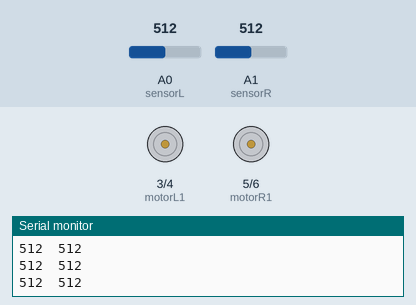
Recording of a sketch running on a simulated Arduino Uno, built with avr-gcc and run on an emulated ATmega328P. Parts: motor-driver pin pairs drawn as motors (green arrow = first pin HIGH = forward, orange = second pin HIGH = backward, longer = more drive), the last lines printed to the serial monitor. Inputs (shaded band) come from the test bench; at power-on: A0 (sensorL) = 512, A1 (sensorR) = 512.

Above: at 1.2 s.
1.3 s: A0 (sensorL) set to 105
4.3 s: A0 (sensorL) set to 95
At 5.5 s:
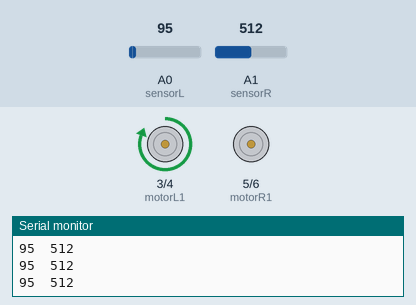
5.8 s: A1 (sensorR) set to 107
7.3 s: A1 (sensorR) set to 90
At 8.0 s:
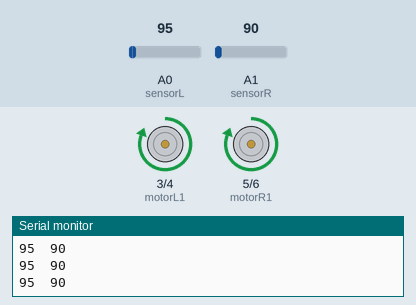
8.8 s: A0 (sensorL) set to 122
At 9.1 s:
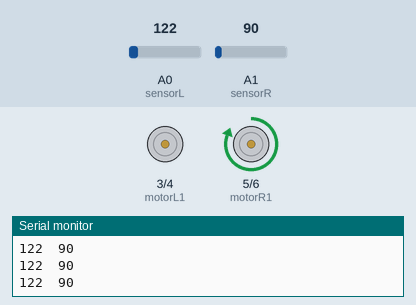
10.3 s: A0 (sensorL) set to 90
At 11.4 s:
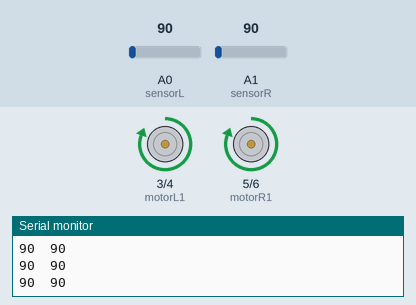
Timing chart, 0 to 12.8 s (numbered marks = the images above; inputs shaded):
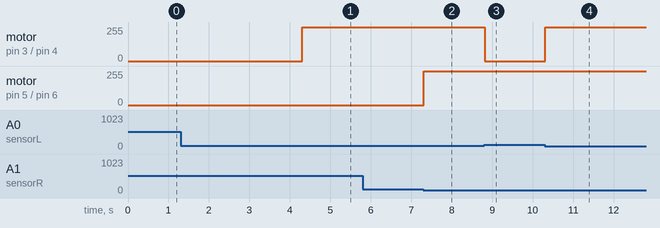

The sketch:

carlinefollower.ino
```cpp
int sensorL = A0;
int sensorR = A1;
int motorL1 = 3;
int motorL2 = 4;
int motorR1 = 5;
int motorR2 = 6;
int sensorLvalue = 0;
int sensorRvalue = 0;
void setup() {
  // put your setup code here, to run once:
Serial.begin(9600);
pinMode(sensorL,INPUT);
pinMode(sensorR,INPUT);
pinMode(motorL1,OUTPUT);
pinMode(motorL2,OUTPUT);
pinMode(motorR1,OUTPUT);
pinMode(motorR2,OUTPUT);
}

void loop() {
  // put your main code here, to run repeatedly:
sensorLvalue = analogRead(sensorL);
sensorRvalue = analogRead(sensorR);
Serial.print(sensorLvalue);
Serial.print("  ");
Serial.println(sensorRvalue);

if(sensorLvalue < 100 && sensorRvalue < 100){
  digitalWrite(motorL1,1);
  digitalWrite(motorL2,0);
  digitalWrite(motorR1,1);
  digitalWrite(motorR2,0);
}
else if(sensorLvalue > 100 && sensorRvalue < 100){
  digitalWrite(motorL1,0);
  digitalWrite(motorL2,0);
  digitalWrite(motorR1,1);
  digitalWrite(motorR2,0);
}
else if(sensorLvalue < 100 && sensorRvalue > 100){
  digitalWrite(motorL1,1);
  digitalWrite(motorL2,0);
  digitalWrite(motorR1,0);
  digitalWrite(motorR2,0);
}
else if(sensorLvalue > 100 && sensorRvalue > 100){
  digitalWrite(motorL1,0);
  digitalWrite(motorL2,0);
  digitalWrite(motorR1,0);
  digitalWrite(motorR2,0);
}
}
```

Measured:
- the behaviour switches between 100 and 99 on A0 (sensorL) (found by bisection; images 0 and 1)
- the behaviour switches between 100 and 99 on A1 (sensorR) (found by bisection; images 1 and 2)
- after the input at 4.3 s, motor on pin 3 (motorL1) / pin 4 (motorL2): stopped → forward 255/255 at once
- after the input at 7.3 s, motor on pin 5 (motorR1) / pin 6 (motorR2): stopped → forward 255/255 at once
- after the input at 8.8 s, motor on pin 3 (motorL1) / pin 4 (motorL2): forward 255/255 → stopped at once
- after the input at 10.3 s, motor on pin 3 (motorL1) / pin 4 (motorL2): stopped → forward 255/255 at once
